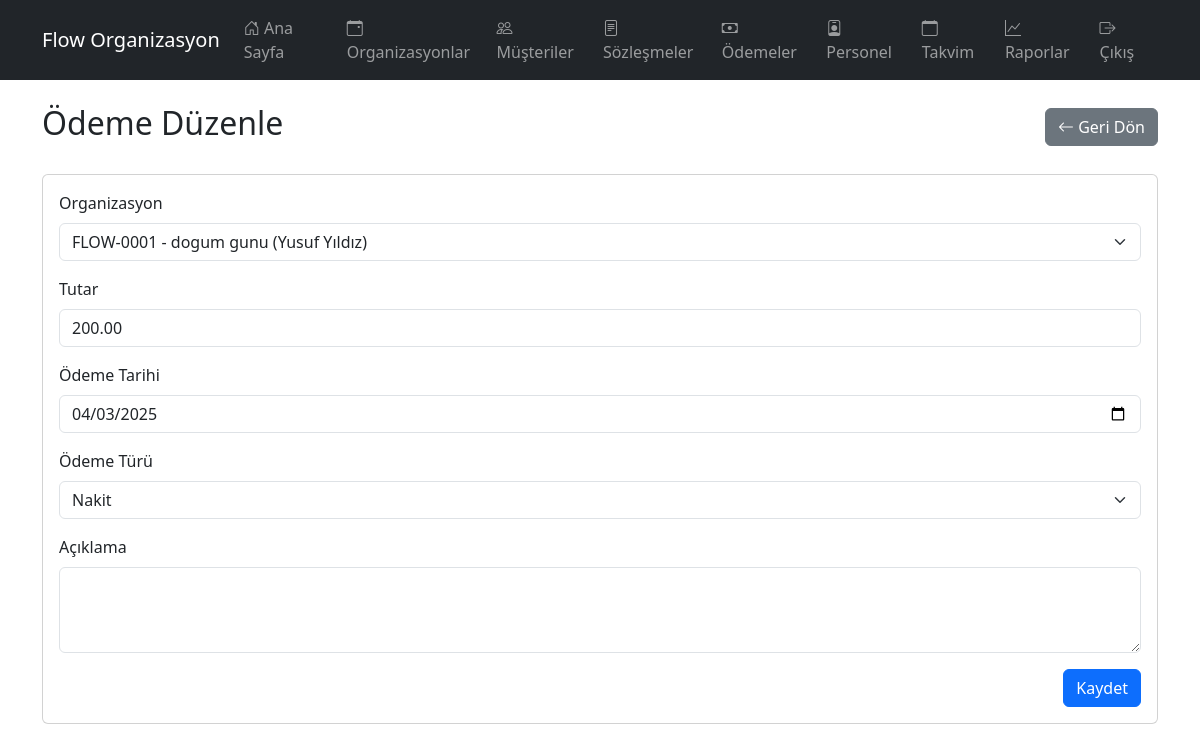
The app's page /odeme_duzenle.php?id=2 (signed in) with its own data.
### tables this page shows
CREATE TABLE `odemeler` (
  `id` int(11) NOT NULL,
  `organizasyon_id` int(11) NOT NULL,
  `tutar` decimal(10,2) NOT NULL,
  `odeme_tarihi` date NOT NULL,
  `odeme_turu` enum('nakit','kredi_karti','havale','eft') NOT NULL,
  `aciklama` text DEFAULT NULL,
  `olusturma_tarihi` timestamp NOT NULL DEFAULT current_timestamp()
);

### odeme_duzenle.php (the view, shortened to what this page needs)
<?php
require_once 'config.php';
$id = $_GET['id'] ?? null;
try {
    $stmt = $db->prepare("
        SELECT o.*, org.organizasyon_kodu, org.baslik, m.ad_soyad as musteri_adi
        FROM odemeler o
        JOIN organizasyonlar org ON o.organizasyon_id = org.id
        JOIN musteriler m ON org.musteri_id = m.id
        WHERE o.id = ?
    ");
    $stmt->execute([$id]);
    $odeme = $stmt->fetch(PDO::FETCH_ASSOC);
} catch (PDOException $e) {
    die("Veritabanı hatası: " . $e->getMessage());
}
?>
<!DOCTYPE html>
<html lang="tr">
<head>
    <link href="https://cdn.jsdelivr.net/npm/bootstrap@5.3.0/dist/css/bootstrap.min.css" rel="stylesheet">
    <link href="https://cdn.jsdelivr.net/npm/bootstrap-icons@1.7.2/font/bootstrap-icons.css" rel="stylesheet">
</head>
<body>
    <?php include 'navbar.php'; ?>
    <div class="container mt-4">
        <div class="d-flex justify-content-between align-items-center mb-4">
            <h2>Ödeme Düzenle</h2>
            <a href="odemeler.php" class="btn btn-secondary">
                <i class="bi bi-arrow-left"></i> Geri Dön
            </a>
        </div>
        <div class="card">
            <div class="card-body">
                <form method="POST">
                    <div class="mb-3">
                        <label class="form-label">Organizasyon</label>
                        <select class="form-select" name="organizasyon_id" required>
                            <?php
                            $stmt = $db->query("SELECT o.id, o.organizasyon_kodu, o.baslik, m.ad_soyad
                                              FROM organizasyonlar o
                                              JOIN musteriler m ON o.musteri_id = m.id");
                            while ($row = $stmt->fetch(PDO::FETCH_ASSOC)) {
                                $selected = $row['id'] == $odeme['organizasyon_id'] ? 'selected' : '';
                                echo "<option value='{$row['id']}' {$selected}>{$row['organizasyon_kodu']} - {$row['baslik']} ({$row['ad_soyad']})</option>";
                            }
                            ?>
                        </select>
                    </div>
                    <div class="mb-3">
                        <label class="form-label">Tutar</label>
                        <input type="number" step="0.01" class="form-control" name="tutar" value="<?php echo $odeme['tutar']; ?>" required>
                    </div>
                    <div class="mb-3">
                        <label class="form-label">Ödeme Tarihi</label>
                        <input type="date" class="form-control" name="odeme_tarihi" value="<?php echo $odeme['odeme_tarihi']; ?>" required>
                    </div>
                    <div class="mb-3">
                        <label class="form-label">Ödeme Türü</label>
                        <select class="form-select" name="odeme_turu" required>
                            <option value="nakit" <?php echo $odeme['odeme_turu'] == 'nakit' ? 'selected' : ''; ?>>Nakit</option>
                        </select>
                    </div>
                    <div class="mb-3">
                        <label class="form-label">Açıklama</label>
                        <textarea class="form-control" name="aciklama" rows="3"><?php echo htmlspecialchars($odeme['aciklama']); ?></textarea>
                    </div>
                    <div class="text-end">
                        <button type="submit" class="btn btn-primary">Kaydet</button>
                    </div>
                </form>
            </div>
        </div>
    </div>
</body>
</html>

### records on screen
odemeler: tutar "200.00", odeme_tarihi "04/03/2025", odeme_turu "Nakit"

### other values on screen
form field organizasyon_id "FLOW-0001 - dogum gunu (Yusuf Yıldız)"
